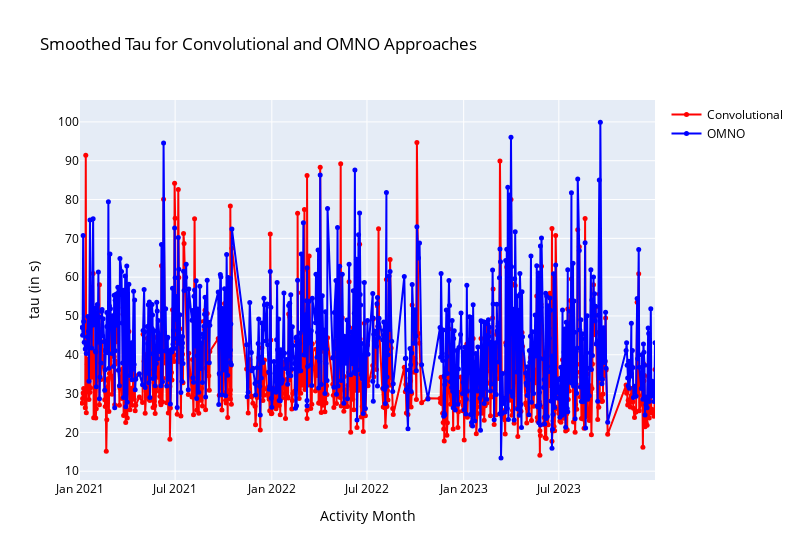
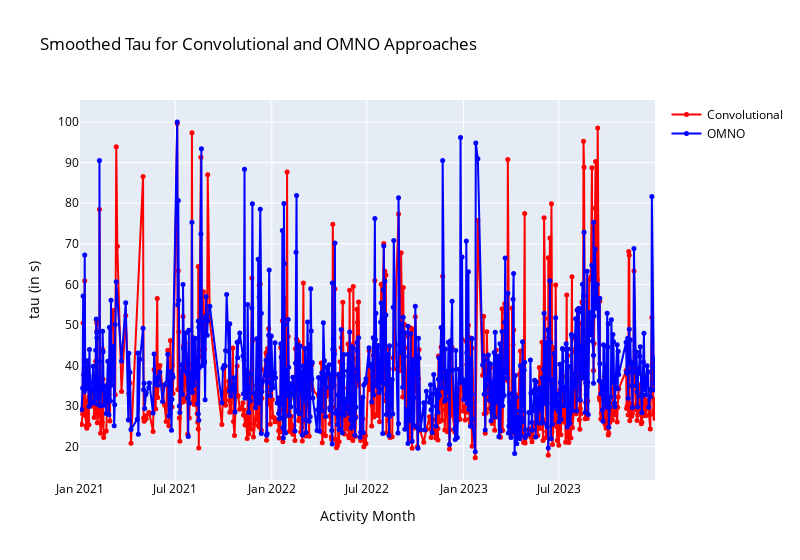
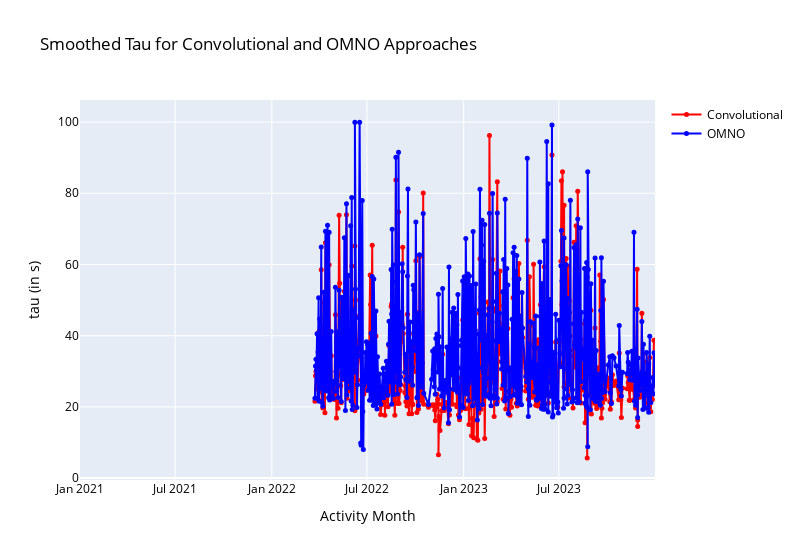
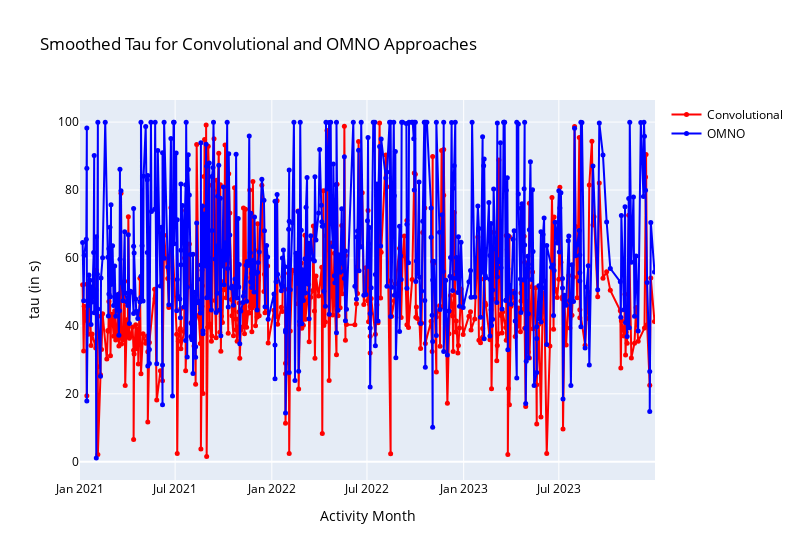

The notebook cell saved with these charts, in order:
### Code cell
import numpy as np
from scipy.stats import norm
import matplotlib.pyplot as plt
import mplcursors
from pandas.core.window import rolling
import plotly.graph_objects as go

from matplotlib.widgets import RectangleSelector
def calculate_tau(sigma, mode):
    result = np.exp(sigma**2 + norm.ppf(0.63) * sigma + np.log(mode))
    return round(result, 2)
    
for key, df in all_results_df.items():
    previous_tau = 0
    for index, row in df.iterrows():
        if row['Approach'] == 'convo':
            tau_value = calculate_tau(row['Sigma'], row['Mode']) 
            all_results_df[key].loc[index, 'Tau'] = tau_value
            previous_tau = tau_value
        

file_name_labels = {
    'Connor Swift.csv' : 'PA',
    'Robert Gesink.csv' : 'PB',
    'Michal Kwiatkowski.csv' : 'PC',
    'Ralph Dowdell.csv' : 'AA',
    'Constantin Bartels.csv' : 'AB',
    'Theo Arvanitakis.csv' : 'AC'
}


def moving_average(data, window_size):
    smoothed_data = []
    for i in range(len(data)):
        start_date = data.iloc[i]['Date'] - pd.Timedelta(days=window_size)
        end_date = data.iloc[i]['Date']
        window_data = data[(data['Date'] > start_date) & (data['Date'] <= end_date)]['Tau']

        smoothed_value = window_data.median()
        smoothed_data.append(smoothed_value)
    return smoothed_data

for file_name, df in all_results_df.items():
    convo_df = df[df['Approach'] == 'convo'].copy()
    convo_df = convo_df[(convo_df['R2'] >= 0.05) & (convo_df['Tau'] < 100)] 
    convo_df['Date'] = pd.to_datetime(convo_df['Activity_Date'])
    convo_df = convo_df.sort_values(by='Date')
    convo_df['Smoothed_Tau'] = convo_df['Tau'] #moving_average(convo_df, window_size=1)

    fmincon_df = df[df['Approach'] == 'fmincon'].copy()
    fmincon_df = fmincon_df[(fmincon_df['R2'] >= 0.05) & (fmincon_df['Tau'] < 100)]
    fmincon_df['Date'] = pd.to_datetime(fmincon_df['Activity_Date'])
    fmincon_df = fmincon_df.sort_values(by='Date')
    fmincon_df['Smoothed_Tau'] = fmincon_df['Tau'] #moving_average(fmincon_df, window_size=1)

    min_tau = min(convo_df['Smoothed_Tau'].min(), fmincon_df['Smoothed_Tau'].min())
    max_tau = max(convo_df['Smoothed_Tau'].max(), fmincon_df['Smoothed_Tau'].max()) + 5
    plt.figure(figsize=(8, 6))

    plt.plot(convo_df['Date'], convo_df['Smoothed_Tau'], marker='s', markersize=1, color='r', linestyle='-', label='Convolutional')
    plt.plot(fmincon_df['Date'], fmincon_df['Smoothed_Tau'], marker='o', markersize=1, color='b', linestyle='-', label='OMNO')
    convo_df_filtered = convo_df[(convo_df['Date'] >= '2021-01-01') & (convo_df['Date'] <= '2023-12-31')]
    fmincon_df_filtered = fmincon_df[(fmincon_df['Date'] >= '2021-01-01') & (fmincon_df['Date'] <= '2023-12-31')]

    plt.xlabel('Activity Month', fontweight='bold')
    plt.ylabel('tau (in s)', fontweight='bold')
    plt.xticks(rotation=45)
    plt.legend()
    convo_trace = go.Scatter(
        x=convo_df_filtered['Date'],
        y=convo_df_filtered['Smoothed_Tau'],
        mode='lines+markers',
        name='Convolutional',
        marker=dict(color='red', size=5),
        line=dict(width=2),
        text=[f"Date: {date.strftime('%Y-%m-%d')}<br>Smoothed Tau: {tau}"
              for date, tau in zip(convo_df_filtered['Date'], convo_df_filtered['Smoothed_Tau'])],
        hoverinfo='text'
    )

    fmincon_trace = go.Scatter(
    x=fmincon_df_filtered['Date'],
    y=fmincon_df_filtered['Smoothed_Tau'],
    mode='lines+markers',
    name='OMNO',
    marker=dict(color='blue', size=5),
    line=dict(width=2),
    text=[f"Date: {date.strftime('%Y-%m-%d')}<br>Smoothed Tau: {tau}"
          for date, tau in zip(fmincon_df_filtered['Date'], fmincon_df_filtered['Smoothed_Tau'])],
    hoverinfo='text'
    )

# Create layout and add traces
    layout = go.Layout(
    title="Smoothed Tau for Convolutional and OMNO Approaches",
    xaxis_title='Activity Month',
    yaxis_title='tau (in s)',
    xaxis_tickformat="%b %Y",  # Format x-axis ticks for month and year
    xaxis=dict(
        range=['2021-01-01', '2023-12-31']  # Set x-axis range to the specified time period
    ),
    width=800,
        legend=dict(
            font=dict(
                color="black"  # Set legend text color to black
            )
        ),
        font=dict(
            color="black"  # Set axis label text color to black
        )# Set the width of the figure
    )

    fig = go.Figure(data=[convo_trace, fmincon_trace], layout=layout)

# Show the plot
    fig.show()
# min_date = pd.Timestamp('2021-08-01')
    # max_date = pd.Timestamp('2021-11-15')
    # convo_df = convo_df[(convo_df['Date'] >= min_date) & (convo_df['Date'] <= max_date)]
    # fmincon_df = fmincon_df[(fmincon_df['Date'] >= min_date) & (fmincon_df['Date'] <= max_date)]
    # 
    # min_tau = min(convo_df['Smoothed_Tau'].min(), fmincon_df['Smoothed_Tau'].min())
    # max_tau = max(convo_df['Smoothed_Tau'].max(), fmincon_df['Smoothed_Tau'].max()) + 5
    # 
    # plt.show()
    # fig.add_trace(go.Scatter(x=convo_df['Date'], y=convo_df['Smoothed_Tau'], mode='lines+markers', name='Convolutional', line=dict(color='red')))
    # fig.add_trace(go.Scatter(x=fmincon_df['Date'], y=fmincon_df['Smoothed_Tau'], mode='lines+markers', name='OMNO', line=dict(color='blue')))
    # 
    # fig.update_layout(
    #     xaxis=dict(title='Activity Month', tickangle=45),
    #     yaxis=dict(title='tau (in s)', range=[min_tau, max_tau]),
    #     title=file_name
    # )

### Figure 1 — Plotly figure (JSON) as saved in the notebook; plotly's stock layout.template omitted (floating-point values rounded to 4 significant figures; data arrays with more than 128 entries replaced by an {"elided": "..."} marker saying what was removed)
{"data": [{"hoverinfo": "text", "line": {"width": 2}, "marker": {"color": "red", "size": 5}, "mode": "lines+markers", "name": "Convolutional", "text": {"elided": "737 str values"}, "x": {"elided": "737 str values"}, "y": {"elided": "737 float values"}, "type": "scatter"}, {"hoverinfo": "text", "line": {"width": 2}, "marker": {"color": "blue", "size": 5}, "mode": "lines+markers", "name": "OMNO", "text": {"elided": "768 str values"}, "x": {"elided": "768 str values"}, "y": {"elided": "768 float values"}, "type": "scatter"}], "layout": {"font": {"color": "black"}, "legend": {"font": {"color": "black"}}, "title": {"text": "Smoothed Tau for Convolutional and OMNO Approaches"}, "width": 800, "xaxis": {"range": ["2021-01-01", "2023-12-31"], "tickformat": "%b %Y", "title": {"text": "Activity Month"}}, "yaxis": {"title": {"text": "tau (in s)"}}}}

### Figure 2 — Plotly figure (JSON) as saved in the notebook; plotly's stock layout.template omitted (floating-point values rounded to 4 significant figures; data arrays with more than 128 entries replaced by an {"elided": "..."} marker saying what was removed)
{"data": [{"hoverinfo": "text", "line": {"width": 2}, "marker": {"color": "red", "size": 5}, "mode": "lines+markers", "name": "Convolutional", "text": {"elided": "657 str values"}, "x": {"elided": "657 str values"}, "y": {"elided": "657 float values"}, "type": "scatter"}, {"hoverinfo": "text", "line": {"width": 2}, "marker": {"color": "blue", "size": 5}, "mode": "lines+markers", "name": "OMNO", "text": {"elided": "764 str values"}, "x": {"elided": "764 str values"}, "y": {"elided": "764 float values"}, "type": "scatter"}], "layout": {"font": {"color": "black"}, "legend": {"font": {"color": "black"}}, "title": {"text": "Smoothed Tau for Convolutional and OMNO Approaches"}, "width": 800, "xaxis": {"range": ["2021-01-01", "2023-12-31"], "tickformat": "%b %Y", "title": {"text": "Activity Month"}}, "yaxis": {"title": {"text": "tau (in s)"}}}}

### Figure 3 — Plotly figure (JSON) as saved in the notebook; plotly's stock layout.template omitted (floating-point values rounded to 4 significant figures; data arrays with more than 128 entries replaced by an {"elided": "..."} marker saying what was removed)
{"data": [{"hoverinfo": "text", "line": {"width": 2}, "marker": {"color": "red", "size": 5}, "mode": "lines+markers", "name": "Convolutional", "text": {"elided": "462 str values"}, "x": {"elided": "462 str values"}, "y": {"elided": "462 float values"}, "type": "scatter"}, {"hoverinfo": "text", "line": {"width": 2}, "marker": {"color": "blue", "size": 5}, "mode": "lines+markers", "name": "OMNO", "text": {"elided": "596 str values"}, "x": {"elided": "596 str values"}, "y": {"elided": "596 float values"}, "type": "scatter"}], "layout": {"font": {"color": "black"}, "legend": {"font": {"color": "black"}}, "title": {"text": "Smoothed Tau for Convolutional and OMNO Approaches"}, "width": 800, "xaxis": {"range": ["2021-01-01", "2023-12-31"], "tickformat": "%b %Y", "title": {"text": "Activity Month"}}, "yaxis": {"title": {"text": "tau (in s)"}}}}

### Figure 4 — Plotly figure (JSON) as saved in the notebook; plotly's stock layout.template omitted (floating-point values rounded to 4 significant figures; data arrays with more than 128 entries replaced by an {"elided": "..."} marker saying what was removed)
{"data": [{"hoverinfo": "text", "line": {"width": 2}, "marker": {"color": "red", "size": 5}, "mode": "lines+markers", "name": "Convolutional", "text": {"elided": "443 str values"}, "x": {"elided": "443 str values"}, "y": {"elided": "443 float values"}, "type": "scatter"}, {"hoverinfo": "text", "line": {"width": 2}, "marker": {"color": "blue", "size": 5}, "mode": "lines+markers", "name": "OMNO", "text": {"elided": "564 str values"}, "x": {"elided": "564 str values"}, "y": {"elided": "564 float values"}, "type": "scatter"}], "layout": {"font": {"color": "black"}, "legend": {"font": {"color": "black"}}, "title": {"text": "Smoothed Tau for Convolutional and OMNO Approaches"}, "width": 800, "xaxis": {"range": ["2021-01-01", "2023-12-31"], "tickformat": "%b %Y", "title": {"text": "Activity Month"}}, "yaxis": {"title": {"text": "tau (in s)"}}}}
